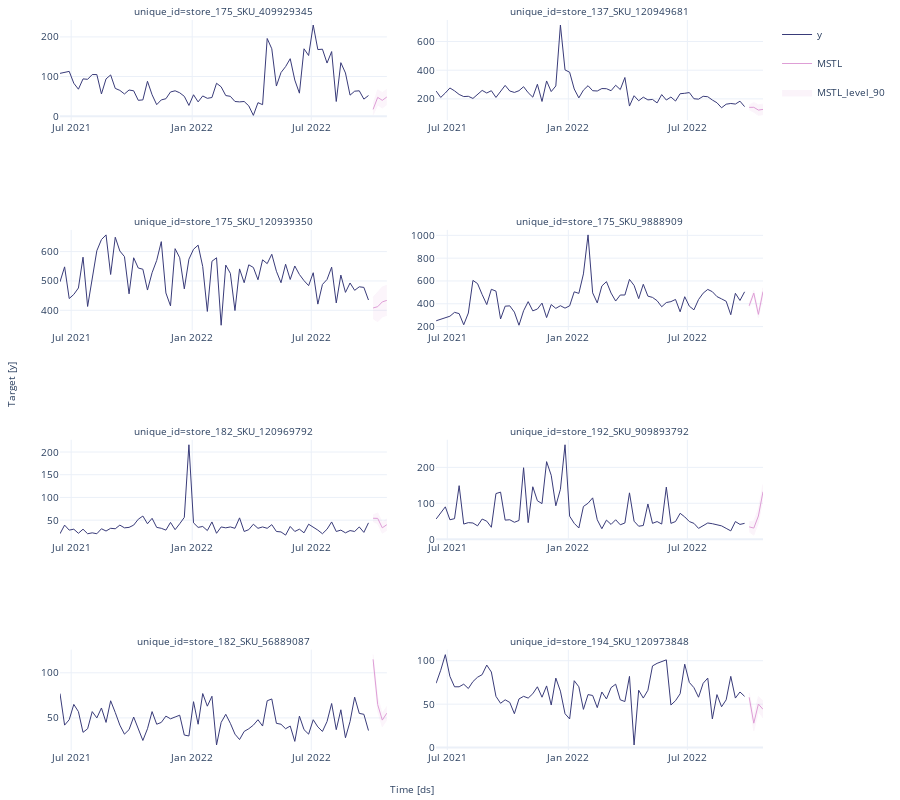

The code cell stored with this chart in its notebook:
### Markdown cell above
The model performed better with exogenous variables.

### Code cell
sf.plot(train_df_u,forecasts_df,engine="plotly",level=LEVEL)
